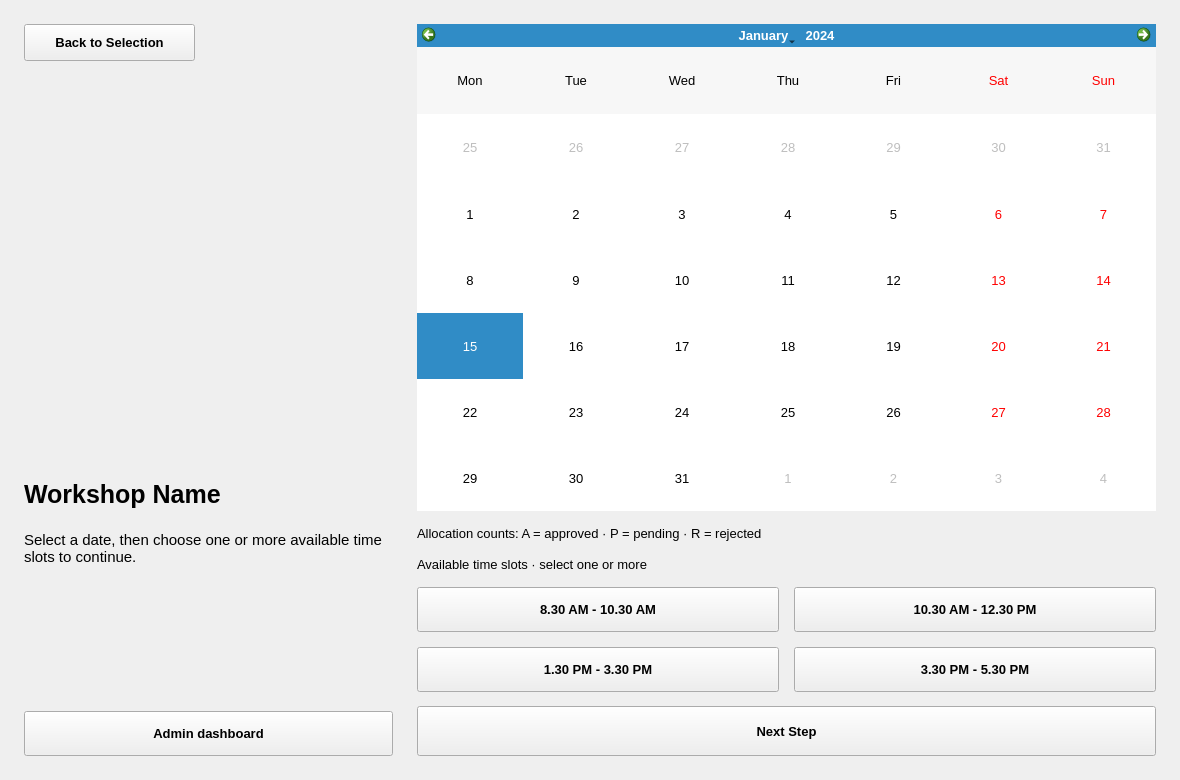
<?xml version="1.0" encoding="UTF-8"?>
<ui version="4.0">
 <class>calanderWidget</class>
 <widget class="QWidget" name="calanderWidget">
  <property name="geometry">
   <rect>
    <x>0</x>
    <y>0</y>
    <width>1180</width>
    <height>780</height>
   </rect>
  </property>
  <property name="font">
   <font>
    <family>Segoe UI</family>
    <pointsize>10</pointsize>
    <bold>false</bold>
   </font>
  </property>
  <property name="styleSheet">
   <string notr="true">QWidget { color:#17243B;   }QMainWindow, QStackedWidget, QWidget#welcomeWidget, QWidget#selectionWidget, QWidget#calanderWidget, QWidget#formWidget, QWidget#adminWidget { background:#F4F7FB; }QScrollArea { border:none; background:transparent; } QScrollArea &gt; QWidget &gt; QWidget { background:#F4F7FB; }QScrollArea#cardsScrollArea &gt; QWidget, QWidget#cardsScrollContents { background:transparent; }QLabel { background:transparent; }QLabel#welcomeTitle { color:#52647D;   }QLabel#syncLabTitle {   }QLabel#syncLabSubtitle {   }QLabel#welcomeDesc, QLabel#selectedDescLabel2, QLabel#adminWsDescLbl { color:#52647D;  }QLabel#selectTitleLabel, QLabel#selectedNameLabel2, QLabel#confirmTitleLbl, QLabel#adminWsTitleLbl {   }QLineEdit, QTextEdit, QComboBox { background:#FFFFFF; border:1px solid #D4DEEB; border-radius:7px; padding:8px; selection-background-color:#2563EB; selection-color:white; }QLineEdit:focus, QTextEdit:focus, QComboBox:focus { border:1px solid #2563EB; }QComboBox QAbstractItemView { background:#FFFFFF; color:#17243B; selection-background-color:#2563EB; selection-color:white; }QPushButton { background:#FFFFFF; color:#17243B; border:1px solid #D4DEEB; border-radius:8px; padding:9px 14px;  }QPushButton:hover, QPushButton:focus { background:#EAF2FF; border-color:#2563EB; }QPushButton:pressed { border:2px solid #2563EB; }QPushButton#allocateNowBtn, QPushButton#nextBtn, QPushButton#nextTo3Btn, QPushButton#submitBtn, QPushButton#updateBtn { background:#2563EB; color:white; border:1px solid #2563EB; }QPushButton#allocateNowBtn:hover, QPushButton#nextBtn:hover, QPushButton#nextTo3Btn:hover, QPushButton#submitBtn:hover, QPushButton#updateBtn:hover { background:#1D4ED8; }QPushButton#deleteBtn, QPushButton#adminDelBtn { color:#BE123C; }QPushButton[timeSlot=true] { padding:10px 8px; }QPushButton:checked { background:#2563EB; color:white; border-color:#2563EB; }QPushButton:disabled { background:#F4F7FB; color:#52647D; border:1px solid #D4DEEB; }QPushButton#allocateNowBtn:disabled, QPushButton#nextBtn:disabled, QPushButton#nextTo3Btn:disabled, QPushButton#submitBtn:disabled, QPushButton#updateBtn:disabled, QPushButton#deleteBtn:disabled, QPushButton#adminDelBtn:disabled { background:#F4F7FB; color:#52647D; border:1px solid #D4DEEB; }QFrame#summaryBox { background:#EAF2FF; border:1px solid #D4DEEB; border-radius:10px; }QLabel#summaryDateLbl { color:#2563EB;  }QTableWidget { background:#FFFFFF; alternate-background-color:#F4F7FB; border:1px solid #D4DEEB; gridline-color:#D4DEEB; selection-background-color:#EAF2FF; selection-color:#17243B; }QHeaderView::section { font-weight:600; background:#EAF2FF; color:#17243B; border:none; padding:10px;  }QTableWidget QLineEdit, QTableWidget QComboBox { padding:4px; border-radius:4px; }QCalendarWidget { background:#FFFFFF; border:1px solid #D4DEEB; border-radius:8px; }QCalendarWidget QWidget#qt_calendar_navigationbar { background:#2563EB; }QCalendarWidget QToolButton { font-weight:600; color:white; background:transparent; padding:6px;  }QCalendarWidget QMenu, QCalendarWidget QSpinBox { background:#FFFFFF; color:#17243B; }QCalendarWidget QAbstractItemView { background:#FFFFFF; color:#17243B; selection-background-color:#2563EB; selection-color:white; outline:0; }QToolTip { background:#FFFFFF; color:#17243B; border:1px solid #D4DEEB; padding:6px; }</string>
  </property>
  <widget class="QPushButton" name="backTo1Btn">
   <property name="geometry">
    <rect>
     <x>24</x>
     <y>24</y>
     <width>171</width>
     <height>37</height>
    </rect>
   </property>
   <property name="font">
    <font>
     <family>Segoe UI</family>
     <pointsize>10</pointsize>
     <bold>true</bold>
    </font>
   </property>
   <property name="cursor">
    <cursorShape>PointingHandCursor</cursorShape>
   </property>
   <property name="text">
    <string>Back to Selection</string>
   </property>
  </widget>
  <widget class="QLabel" name="selectedImgLabel2">
   <property name="geometry">
    <rect>
     <x>24</x>
     <y>290</y>
     <width>251</width>
     <height>160</height>
    </rect>
   </property>
   <property name="font">
    <font>
     <family>Segoe UI</family>
     <pointsize>10</pointsize>
     <bold>false</bold>
    </font>
   </property>
   <property name="textFormat">
    <enum>Qt::TextFormat::PlainText</enum>
   </property>
   <property name="alignment">
    <set>Qt::AlignmentFlag::AlignCenter</set>
   </property>
  </widget>
  <widget class="QLabel" name="selectedNameLabel2">
   <property name="geometry">
    <rect>
     <x>24</x>
     <y>480</y>
     <width>369</width>
     <height>51</height>
    </rect>
   </property>
   <property name="font">
    <font>
     <family>Segoe UI</family>
     <pointsize>19</pointsize>
     <bold>true</bold>
    </font>
   </property>
   <property name="text">
    <string>Workshop Name</string>
   </property>
   <property name="textFormat">
    <enum>Qt::TextFormat::PlainText</enum>
   </property>
   <property name="alignment">
    <set>Qt::AlignmentFlag::AlignLeading|Qt::AlignmentFlag::AlignLeft|Qt::AlignmentFlag::AlignTop</set>
   </property>
   <property name="wordWrap">
    <bool>true</bool>
   </property>
  </widget>
  <widget class="QLabel" name="selectedDescLabel2">
   <property name="geometry">
    <rect>
     <x>24</x>
     <y>531</y>
     <width>369</width>
     <height>105</height>
    </rect>
   </property>
   <property name="font">
    <font>
     <family>Segoe UI</family>
     <pointsize>11</pointsize>
     <bold>false</bold>
    </font>
   </property>
   <property name="text">
    <string>Select a date, then choose one or more available time slots to continue.</string>
   </property>
   <property name="textFormat">
    <enum>Qt::TextFormat::PlainText</enum>
   </property>
   <property name="alignment">
    <set>Qt::AlignmentFlag::AlignLeading|Qt::AlignmentFlag::AlignLeft|Qt::AlignmentFlag::AlignTop</set>
   </property>
   <property name="wordWrap">
    <bool>true</bool>
   </property>
  </widget>
  <widget class="QPushButton" name="adminBtn2">
   <property name="geometry">
    <rect>
     <x>24</x>
     <y>711</y>
     <width>369</width>
     <height>45</height>
    </rect>
   </property>
   <property name="font">
    <font>
     <family>Segoe UI</family>
     <pointsize>10</pointsize>
     <bold>true</bold>
    </font>
   </property>
   <property name="cursor">
    <cursorShape>PointingHandCursor</cursorShape>
   </property>
   <property name="text">
    <string>Admin dashboard</string>
   </property>
  </widget>
  <widget class="CustomCalendarWidget" name="calendar">
   <property name="geometry">
    <rect>
     <x>417</x>
     <y>24</y>
     <width>739</width>
     <height>487</height>
    </rect>
   </property>
   <property name="font">
    <font>
     <family>Segoe UI</family>
     <pointsize>10</pointsize>
     <bold>false</bold>
    </font>
   </property>
   <property name="verticalHeaderFormat">
    <enum>QCalendarWidget::VerticalHeaderFormat::NoVerticalHeader</enum>
   </property>
  </widget>
  <widget class="QLabel" name="calendarLegend">
   <property name="geometry">
    <rect>
     <x>417</x>
     <y>525</y>
     <width>739</width>
     <height>17</height>
    </rect>
   </property>
   <property name="font">
    <font>
     <family>Segoe UI</family>
     <pointsize>10</pointsize>
     <bold>false</bold>
    </font>
   </property>
   <property name="text">
    <string>Allocation counts: A = approved · P = pending · R = rejected</string>
   </property>
   <property name="wordWrap">
    <bool>true</bool>
   </property>
  </widget>
  <widget class="QLabel" name="timeSlotsLabel">
   <property name="geometry">
    <rect>
     <x>417</x>
     <y>556</y>
     <width>739</width>
     <height>17</height>
    </rect>
   </property>
   <property name="font">
    <font>
     <family>Segoe UI</family>
     <pointsize>10</pointsize>
     <bold>false</bold>
    </font>
   </property>
   <property name="text">
    <string>Available time slots · select one or more</string>
   </property>
   <property name="wordWrap">
    <bool>true</bool>
   </property>
  </widget>
  <widget class="QPushButton" name="timeBtn1">
   <property name="geometry">
    <rect>
     <x>417</x>
     <y>587</y>
     <width>362</width>
     <height>45</height>
    </rect>
   </property>
   <property name="font">
    <font>
     <family>Segoe UI</family>
     <pointsize>10</pointsize>
     <bold>true</bold>
    </font>
   </property>
   <property name="cursor">
    <cursorShape>PointingHandCursor</cursorShape>
   </property>
   <property name="toolTip">
    <string>Choose this time slot. You may select more than one.</string>
   </property>
   <property name="text">
    <string>8.30 AM - 10.30 AM</string>
   </property>
   <property name="checkable">
    <bool>true</bool>
   </property>
   <property name="timeSlot" stdset="0">
    <bool>true</bool>
   </property>
  </widget>
  <widget class="QPushButton" name="timeBtn2">
   <property name="geometry">
    <rect>
     <x>794</x>
     <y>587</y>
     <width>362</width>
     <height>45</height>
    </rect>
   </property>
   <property name="font">
    <font>
     <family>Segoe UI</family>
     <pointsize>10</pointsize>
     <bold>true</bold>
    </font>
   </property>
   <property name="cursor">
    <cursorShape>PointingHandCursor</cursorShape>
   </property>
   <property name="toolTip">
    <string>Choose this time slot. You may select more than one.</string>
   </property>
   <property name="text">
    <string>10.30 AM - 12.30 PM</string>
   </property>
   <property name="checkable">
    <bool>true</bool>
   </property>
   <property name="timeSlot" stdset="0">
    <bool>true</bool>
   </property>
  </widget>
  <widget class="QPushButton" name="timeBtn3">
   <property name="geometry">
    <rect>
     <x>417</x>
     <y>647</y>
     <width>362</width>
     <height>45</height>
    </rect>
   </property>
   <property name="font">
    <font>
     <family>Segoe UI</family>
     <pointsize>10</pointsize>
     <bold>true</bold>
    </font>
   </property>
   <property name="cursor">
    <cursorShape>PointingHandCursor</cursorShape>
   </property>
   <property name="toolTip">
    <string>Choose this time slot. You may select more than one.</string>
   </property>
   <property name="text">
    <string>1.30 PM - 3.30 PM</string>
   </property>
   <property name="checkable">
    <bool>true</bool>
   </property>
   <property name="timeSlot" stdset="0">
    <bool>true</bool>
   </property>
  </widget>
  <widget class="QPushButton" name="timeBtn4">
   <property name="geometry">
    <rect>
     <x>794</x>
     <y>647</y>
     <width>362</width>
     <height>45</height>
    </rect>
   </property>
   <property name="font">
    <font>
     <family>Segoe UI</family>
     <pointsize>10</pointsize>
     <bold>true</bold>
    </font>
   </property>
   <property name="cursor">
    <cursorShape>PointingHandCursor</cursorShape>
   </property>
   <property name="toolTip">
    <string>Choose this time slot. You may select more than one.</string>
   </property>
   <property name="text">
    <string>3.30 PM - 5.30 PM</string>
   </property>
   <property name="checkable">
    <bool>true</bool>
   </property>
   <property name="timeSlot" stdset="0">
    <bool>true</bool>
   </property>
  </widget>
  <widget class="QPushButton" name="nextTo3Btn">
   <property name="geometry">
    <rect>
     <x>417</x>
     <y>706</y>
     <width>739</width>
     <height>50</height>
    </rect>
   </property>
   <property name="font">
    <font>
     <family>Segoe UI</family>
     <pointsize>10</pointsize>
     <bold>true</bold>
    </font>
   </property>
   <property name="cursor">
    <cursorShape>PointingHandCursor</cursorShape>
   </property>
   <property name="text">
    <string>Next Step</string>
   </property>
  </widget>
 </widget>
 <customwidgets>
  <customwidget>
   <class>CustomCalendarWidget</class>
   <extends>QCalendarWidget</extends>
   <header>customcalendarwidget.h</header>
  </customwidget>
 </customwidgets>
 <resources/>
 <connections/>
</ui>
